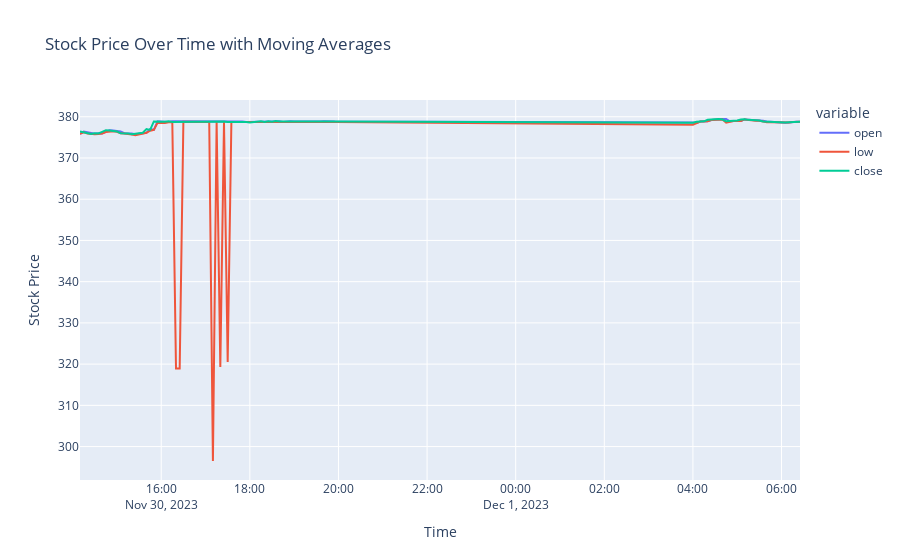

The notebook cell this image was saved under:
### Code cell
fig = px.line(pdf_market_data, x='timeseries', y=['open', 'low', 'close'],
              labels={'value': 'Stock Price', 'timeseries': 'Time'},
              title='Stock Price Over Time with Moving Averages')
fig.show()
